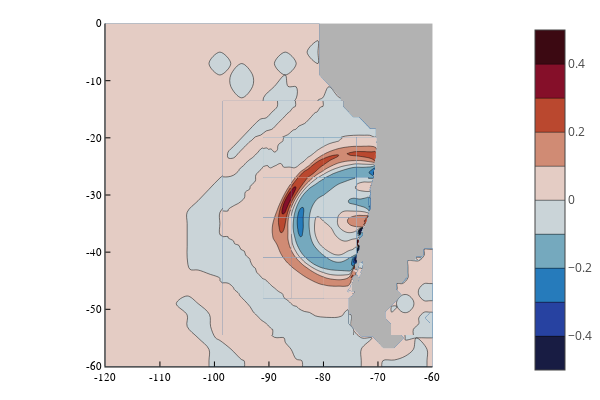

Here is the notebook cell this chart was saved with:
### Markdown cell above
Similarly, the spatial distribution of the sea surface height can be plotted with `VisClaw.PlotsAMR()`

### Code cell
# select your preferred backend
Plots.plotly()

# plot
plts = VisClaw.PlotsAMR(amrall; c=:balance, clims=(-0.5,0.5))
plot(plts[5])
